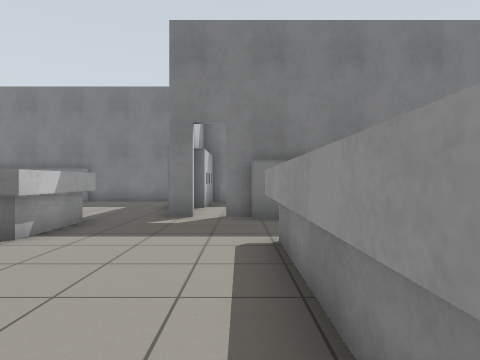
View 1 (above)

24 first-person views from a walk through a world built for the Gazebo simulator. The camera is 0.94 m above the floor, looks level and sees 75° across. Floor lines are 1 m apart. The floor is counted in squares, 1 m on a side. Each view is taken from the middle of a square. On the plan, view 1 faces up. The plan holds only what a view shows up to about 12 squares ahead; the rest is blank. The place goes on beyond the plan.

View 2
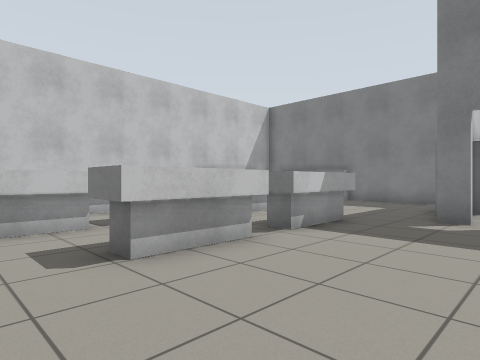

View 3
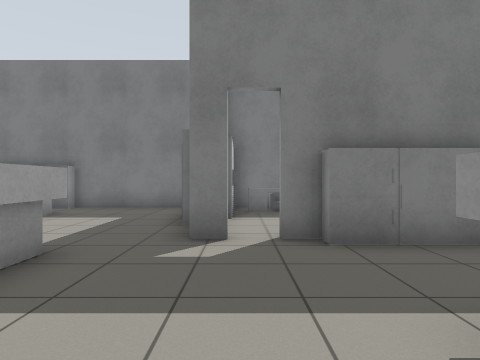

View 4
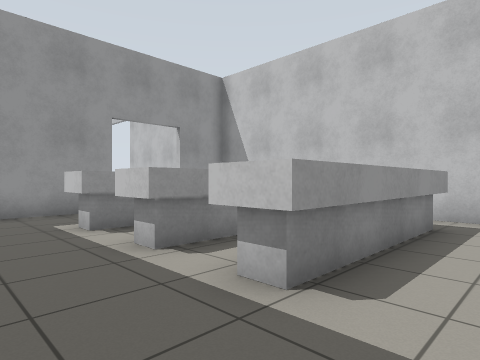

View 5
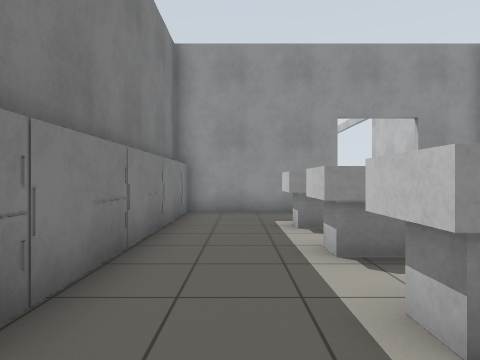

View 6
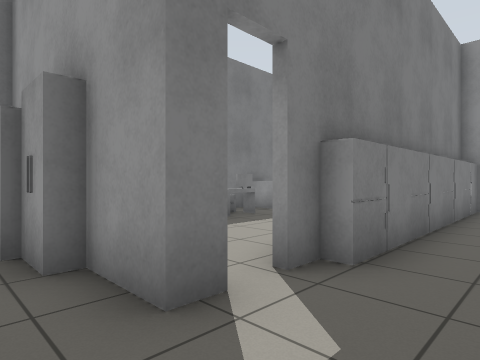

View 7
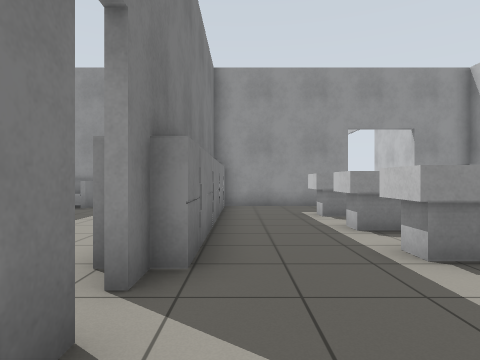

View 8
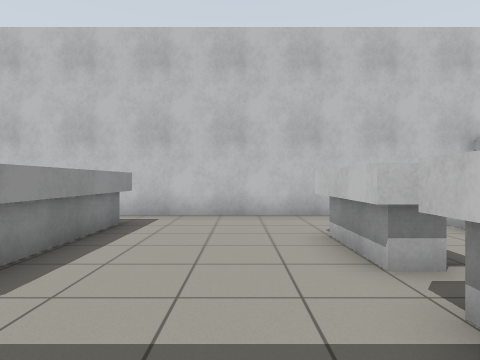

View 9
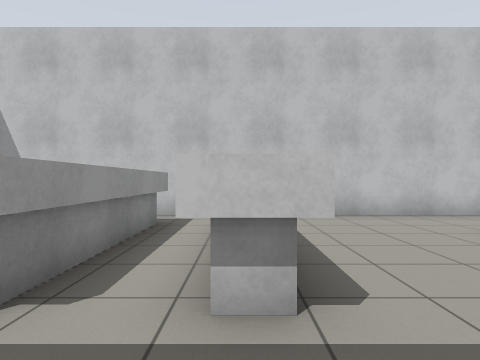

View 10
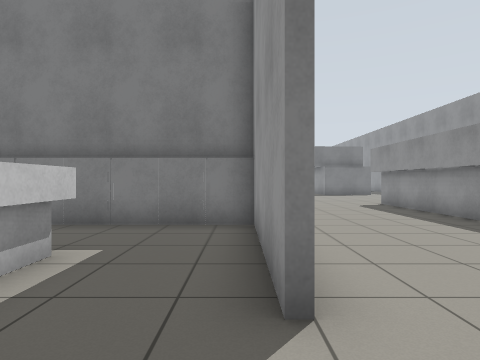

View 11
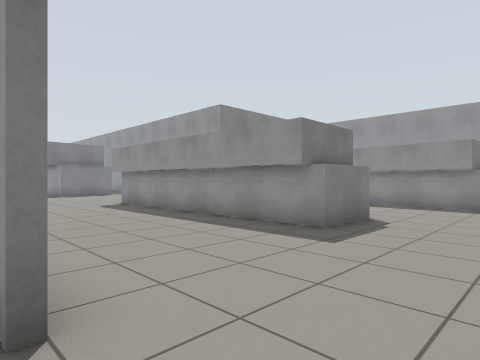

View 12
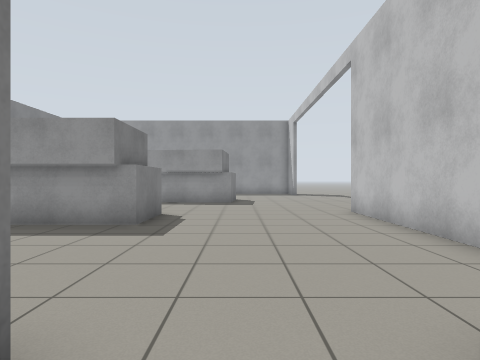

View 13
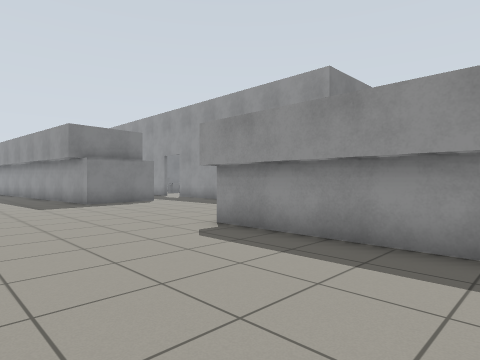

View 14
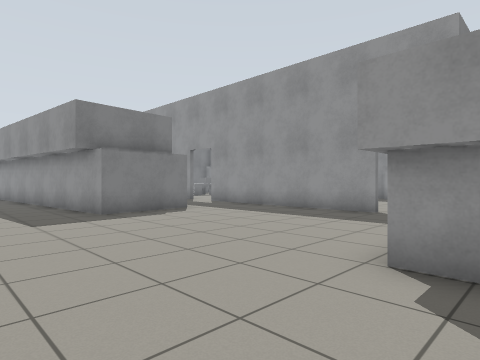

View 15
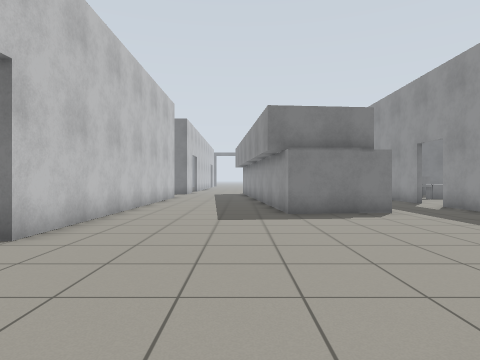

View 16
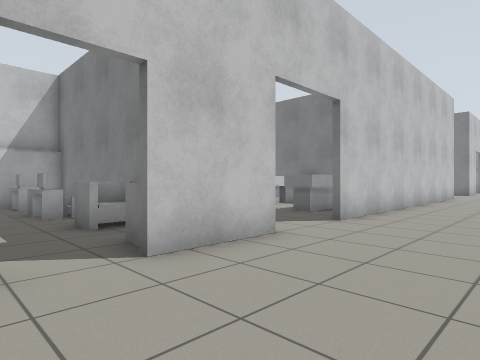

View 17
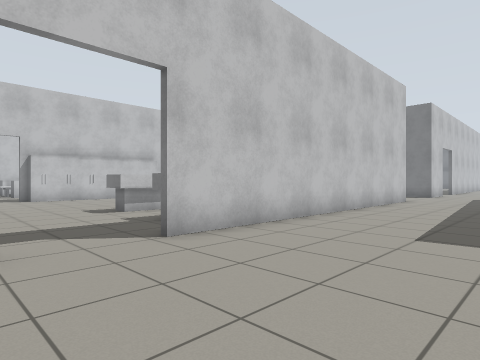

View 18
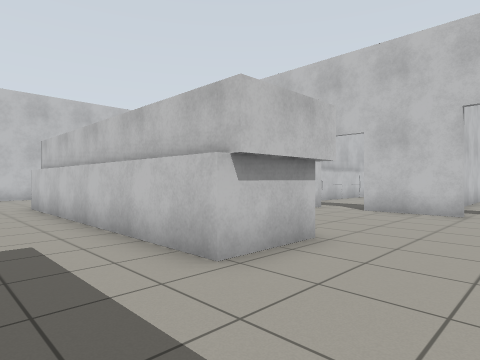

View 19
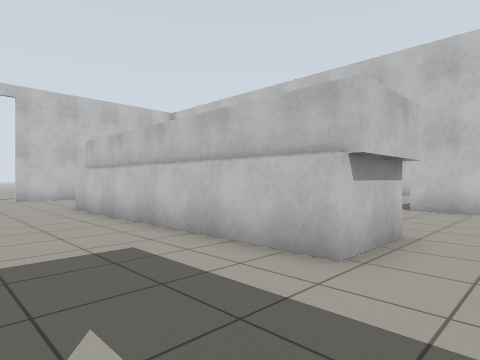

View 20
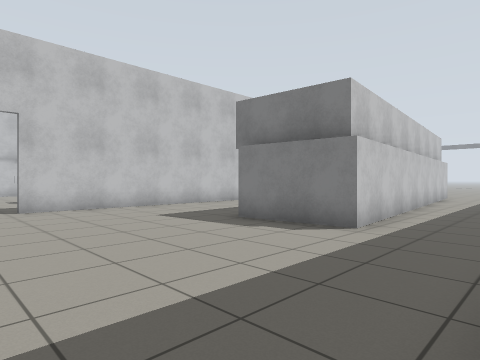

View 21
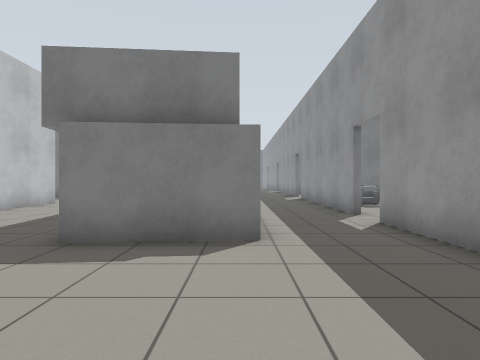

View 22
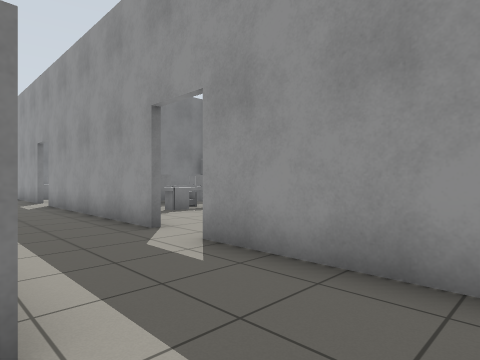

View 23
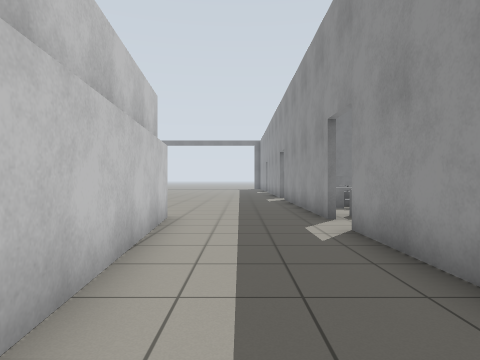

View 24
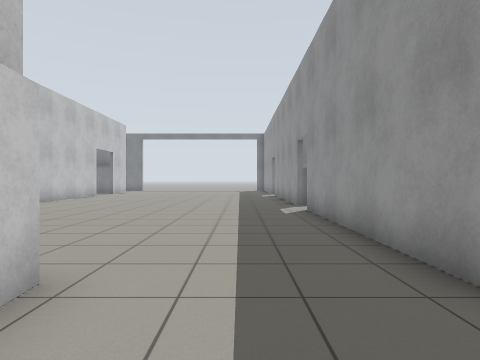

### Floor plan
Points are (right, up) in squares from view 1. A wall is a line through its corners. A room is listed if a view was taken in it or the views show most of it. See-through windows are left out.
Room 1 (views 1, 2, 3, 4, 5, 6, 7, 8, 9)
walls: (-1.1, 7.9) (-1.8, 7.9); (1.4, 7.5) (0.4, 7.5); (1.6, 7.9) (-0.4, 7.9); (-3.5, -1.3) (0.9, -1.3)
low walls: (0.6, 5) (1.5, 5); (-3.3, 4) (-3.3, 1.7); (-3.5, 4) (-3.5, 1.7); (-3.5, 7) (-3.5, 4.7); (-3.3, 7.2) (-3.3, 4.7); (0.6, 0.2) (0.6, 4.8) (1.2, 4.8); (0.4, 0) (0.4, 4.8)
ways out: gap at (-1, 8) to room 3; opening at (1, 6.5) to room 4; opening at (-4, 0.5); opening at (-3, 8)
Room 2 (views 10, 11, 12, 13, 14, 15, 16, 17, 18, 19, 20, 21, 22, 23, 24)
walls: (13.4, 21.1) (12.8, 21) (12.4, 25.3); (8.5, 14.5) (8.5, 11.9); (13.2, 13.5) (15.4, 13.5) (15.4, 4.5) (13.2, 4.5) (13.2, 13.5); (8.5, 28) (8.5, 16.8); (19.1, 24.5) (19.1, 31.9); (15.6, 13.5) (15.6, 4.2) (13.5, 4.2) (13.5, 13.3) (15.4, 13.3); (19.1, 15.5) (19.1, 23); (15.2, 33.9) (16.3, 20.9) (13.2, 20.6) (13.2, 26.1); (19.1, 33.5) (19.1, 40.9); (11.2, -1.3) (16.4, -1.3); (19.1, 42.4) (19.1, 43); (5.6, -1.3) (8.3, -1.3) (8.3, 0.8)
ways out: opening at (8, 11) to room 3; opening at (7, 4.5) to room 6; opening at (8, 15.5)
Room 3 (no view inside)
walls: (6.4, 13.6) (-1.2, 13.6) (-1.2, 10.5) (-1.6, 10.5); (8.3, 12.2) (8.3, 13)
low walls: (3.5, 12.6) (2.8, 12.6); (3.5, 12.8) (3.5, 11.9) (2, 11.9); (0.7, 12.4) (0.7, 11.9) (-0.8, 11.9); (5.9, 12.9) (5.9, 12.2) (5, 12.2) (5, 13.5); (7.9, 12.2) (7.4, 12.2)
ways out: gap at (-1, 8) to room 1; opening at (8, 11) to room 2
Room 4 (no view inside)
walls: (3.4, 7.5) (1.4, 7.5); (3.6, 7.9) (1.6, 7.9); (0.9, -1.3) (3, -1.3)
low walls: (2.6, 5) (3.6, 5); (2.8, 0.2) (2.8, 4.8); (2.6, 0) (2.6, 4.8) (3.5, 4.8)
ways out: opening at (1, 6.5) to room 1; opening at (3, 6.5) to room 5
Room 5 (no view inside)
walls: (6.4, 7.5) (3.4, 7.5); (6.6, 7.9) (3.6, 7.9); (3, -1.3) (5.6, -1.3)
low walls: (4.9, 5) (5.7, 5); (4.9, 4.4) (4.9, 4.8) (5.7, 4.8); (5, 4) (5, 4.8)
ways out: opening at (3, 6.5) to room 4; opening at (5.5, 6.5) to room 6
Room 6 (no view inside)
walls: (8.4, 7.5) (6.4, 7.5); (8.3, 3) (8.3, 7.9) (6.6, 7.9)
low walls: (5.9, 4.8) (5.9, 3.8); (5.7, 4.8) (5.7, 4)
ways out: opening at (7, 4.5) to room 2; opening at (5.5, 6.5) to room 5

Where each view was taken, in squares from view 1:
view 1: 0 up, 0 right, facing up
view 2: 0 up, 0 right, facing up-left
view 3: 3 up, 1 left, facing up
view 4: 7 up, 1 left, facing down-right
view 5: 6 up, 1 left, facing right
view 6: 6 up, 3 left, facing up-right
view 7: 7 up, 3 left, facing right
view 8: 7 up, 2 left, facing down
view 9: 7 up, 1 right, facing down
view 10: 1 up, 8 right, facing up
view 11: 1 up, 8 right, facing up-right
view 12: 2 up, 7 right, facing right
view 13: 8 up, 9 right, facing up-right
view 14: 12 up, 10 right, facing up-right
view 15: 12 up, 12 right, facing up
view 16: 10 up, 12 right, facing up-left
view 17: 14 up, 13 right, facing up-left
view 18: 16 up, 18 right, facing down-left
view 19: 15 up, 19 right, facing down-left
view 20: 15 up, 19 right, facing up-left
view 21: 16 up, 16 right, facing up
view 22: 19 up, 16 right, facing up-right
view 23: 26 up, 17 right, facing up
view 24: 31 up, 17 right, facing up
